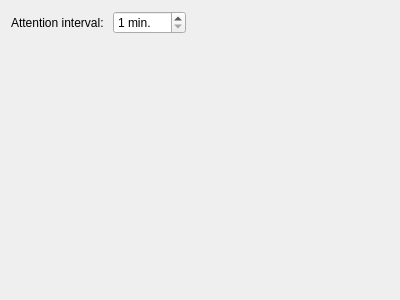
<?xml version="1.0" encoding="UTF-8"?>
<ui version="4.0">
 <class>RipperCCOptions</class>
 <widget class="QWidget" name="RipperCCOptions">
  <property name="geometry">
   <rect>
    <x>0</x>
    <y>0</y>
    <width>400</width>
    <height>300</height>
   </rect>
  </property>
  <property name="windowTitle">
   <string>Form</string>
  </property>
  <layout class="QGridLayout" name="gridLayout">
   <item row="0" column="2">
    <spacer name="horizontalSpacer">
     <property name="orientation">
      <enum>Qt::Horizontal</enum>
     </property>
     <property name="sizeHint" stdset="0">
      <size>
       <width>40</width>
       <height>20</height>
      </size>
     </property>
    </spacer>
   </item>
   <item row="1" column="0" colspan="2">
    <spacer name="verticalSpacer">
     <property name="orientation">
      <enum>Qt::Vertical</enum>
     </property>
     <property name="sizeHint" stdset="0">
      <size>
       <width>20</width>
       <height>250</height>
      </size>
     </property>
    </spacer>
   </item>
   <item row="0" column="1">
    <widget class="QSpinBox" name="sbInterval">
     <property name="suffix">
      <string> min.</string>
     </property>
     <property name="minimum">
      <number>1</number>
     </property>
     <property name="maximum">
      <number>600</number>
     </property>
    </widget>
   </item>
   <item row="0" column="0">
    <widget class="QLabel" name="label">
     <property name="text">
      <string>Attention interval: </string>
     </property>
    </widget>
   </item>
  </layout>
 </widget>
 <resources/>
 <connections/>
</ui>
